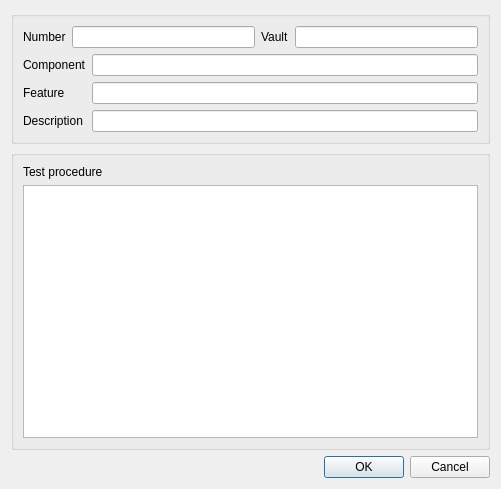
<?xml version="1.0" encoding="UTF-8"?>
<ui version="4.0">
 <class>ViewTestDlg</class>
 <widget class="QDialog" name="ViewTestDlg">
  <property name="geometry">
   <rect>
    <x>0</x>
    <y>0</y>
    <width>501</width>
    <height>489</height>
   </rect>
  </property>
  <property name="windowTitle">
   <string>View Test (read-only)</string>
  </property>
  <layout class="QVBoxLayout" name="verticalLayout_4">
   <item>
    <widget class="QGroupBox" name="groupBox">
     <property name="title">
      <string/>
     </property>
     <layout class="QVBoxLayout" name="verticalLayout_2">
      <item>
       <layout class="QHBoxLayout" name="horizontalLayout">
        <item>
         <widget class="QLabel" name="label">
          <property name="text">
           <string>Number</string>
          </property>
         </widget>
        </item>
        <item>
         <widget class="QLineEdit" name="numberEdit"/>
        </item>
        <item>
         <widget class="QLabel" name="label_2">
          <property name="text">
           <string>Vault</string>
          </property>
         </widget>
        </item>
        <item>
         <widget class="QLineEdit" name="vaultEdit"/>
        </item>
       </layout>
      </item>
      <item>
       <layout class="QFormLayout" name="formLayout">
        <item row="0" column="0">
         <widget class="QLabel" name="label_3">
          <property name="text">
           <string>Component</string>
          </property>
         </widget>
        </item>
        <item row="0" column="1">
         <widget class="QLineEdit" name="componentEdit"/>
        </item>
        <item row="1" column="0">
         <widget class="QLabel" name="label_4">
          <property name="text">
           <string>Feature</string>
          </property>
         </widget>
        </item>
        <item row="1" column="1">
         <widget class="QLineEdit" name="featureEdit"/>
        </item>
        <item row="2" column="0">
         <widget class="QLabel" name="label_5">
          <property name="text">
           <string>Description</string>
          </property>
         </widget>
        </item>
        <item row="2" column="1">
         <widget class="QLineEdit" name="descriptionEdit"/>
        </item>
       </layout>
      </item>
     </layout>
    </widget>
   </item>
   <item>
    <widget class="QGroupBox" name="groupBox_2">
     <property name="title">
      <string/>
     </property>
     <layout class="QVBoxLayout" name="verticalLayout_3">
      <item>
       <layout class="QVBoxLayout" name="verticalLayout">
        <item>
         <widget class="QLabel" name="label_6">
          <property name="text">
           <string>Test procedure</string>
          </property>
         </widget>
        </item>
        <item>
         <widget class="QTextEdit" name="procedureText"/>
        </item>
       </layout>
      </item>
     </layout>
    </widget>
   </item>
   <item>
    <widget class="QDialogButtonBox" name="buttonBox">
     <property name="orientation">
      <enum>Qt::Horizontal</enum>
     </property>
     <property name="standardButtons">
      <set>QDialogButtonBox::Cancel|QDialogButtonBox::Ok</set>
     </property>
    </widget>
   </item>
  </layout>
 </widget>
 <resources/>
 <connections>
  <connection>
   <sender>buttonBox</sender>
   <signal>accepted()</signal>
   <receiver>ViewTestDlg</receiver>
   <slot>accept()</slot>
   <hints>
    <hint type="sourcelabel">
     <x>248</x>
     <y>254</y>
    </hint>
    <hint type="destinationlabel">
     <x>157</x>
     <y>274</y>
    </hint>
   </hints>
  </connection>
  <connection>
   <sender>buttonBox</sender>
   <signal>rejected()</signal>
   <receiver>ViewTestDlg</receiver>
   <slot>reject()</slot>
   <hints>
    <hint type="sourcelabel">
     <x>316</x>
     <y>260</y>
    </hint>
    <hint type="destinationlabel">
     <x>286</x>
     <y>274</y>
    </hint>
   </hints>
  </connection>
 </connections>
</ui>
